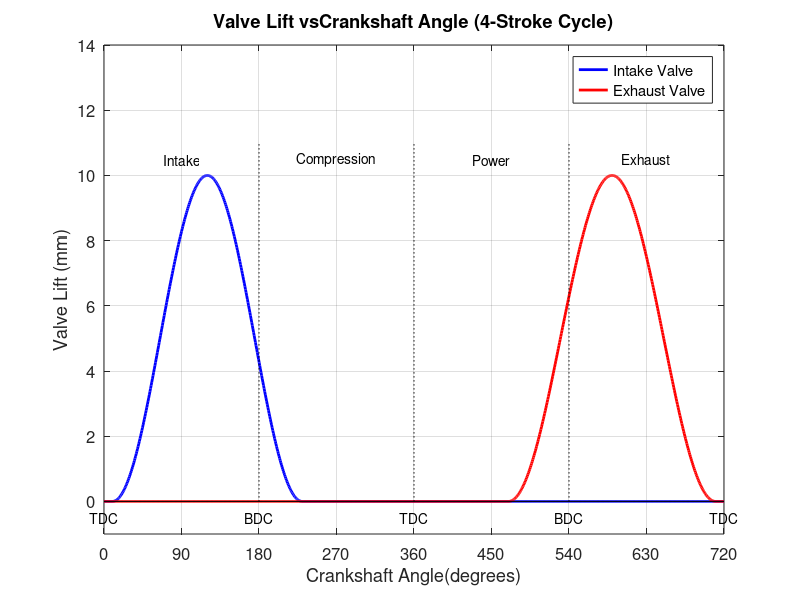

MATLAB code to generate this figure: (Note: this script raises an error after producing the figure.)
%% Valve Lift Profile Plotting (Compatible with older MATLAB versions)
clc; clear; close all;
% Valve timing parameters (in degrees)
% Intake valve
intake_open = 10;       % IVO (Intake Valve Open)
intake_close = 230;     % IVC (Intake Valve Close)
intake_duration = intake_close -intake_open;

 
% Exhaust valve
exhaust_open = 470;     % EVO (Exhaust Valve Open) 
exhaust_close = 710;    % EVC (Exhaust Valve Close)
exhaust_duration = exhaust_close -exhaust_open;
 
% Maximum valve lift (mm)
max_lift = 10;
 
% Crankshaft angle range (0-720° for 4-stroke cycle)
theta = linspace(0, 720, 1000);
 
% Initialize lift arrays
intake_lift = zeros(size(theta));
exhaust_lift = zeros(size(theta));
 
% Calculate valve lifts using sinusoidal profile
for i = 1:length(theta)
    % Wrap angle to 0-720 range
    current_angle = mod(theta(i), 720);
    
    % Intake valve profile
    if current_angle >=intake_open && current_angle <= intake_close
       intake_lift(i) = (max_lift/2)*(1 - cos(2*pi*(current_angle -intake_open)/intake_duration));
    end
    
    % Exhaust valve profile
    if current_angle >= (exhaust_open-720) && current_angle <= (exhaust_close-720)
       exhaust_lift(i) = (max_lift/2)*(1 - cos(2*pi*(current_angle - (exhaust_open-720))/exhaust_duration));
    elseif current_angle>= exhaust_open && current_angle <= exhaust_close
       exhaust_lift(i) = (max_lift/2)*(1 - cos(2*pi*(current_angle -exhaust_open)/exhaust_duration));
    end
end
 
%% Plotting
figure('Position', [100, 100, 900, 500]);
plot(theta, intake_lift, 'b-', 'LineWidth', 2);
hold on;
plot(theta, exhaust_lift, 'r-', 'LineWidth', 2);
 
% Add TDC and BDC markers
line([0 720], [0 0], 'Color', 'k', 'LineWidth', 0.5); % Baseline
line([360 360], [0 max_lift+1], 'Color', 'k', 'LineStyle', ':', 'LineWidth', 1);
line([180 180], [0 max_lift+1], 'Color', 'k', 'LineStyle', ':', 'LineWidth', 1);
line([540 540], [0 max_lift+1], 'Color', 'k', 'LineStyle', ':', 'LineWidth', 1);
 
% Label engine cycles
text(90, max_lift+0.5, 'Intake', 'HorizontalAlignment', 'center');
text(270, max_lift+0.5, 'Compression', 'HorizontalAlignment', 'center');
text(450, max_lift+0.5, 'Power', 'HorizontalAlignment', 'center');
text(630, max_lift+0.5, 'Exhaust', 'HorizontalAlignment', 'center');
 
% Label TDC/BDC
text(0, -0.5, 'TDC', 'HorizontalAlignment', 'center');
text(180, -0.5, 'BDC', 'HorizontalAlignment', 'center');
text(360, -0.5, 'TDC', 'HorizontalAlignment', 'center');
text(540, -0.5, 'BDC', 'HorizontalAlignment', 'center');
text(720, -0.5, 'TDC', 'HorizontalAlignment', 'center');
 
% Format plot
title('Valve Lift vsCrankshaft Angle (4-Stroke Cycle)', 'FontSize', 14);
xlabel('Crankshaft Angle(degrees)', 'FontSize', 12);
ylabel('Valve Lift (mm)', 'FontSize', 12);
legend('Intake Valve', 'Exhaust Valve', 'Location', 'northeast');
grid on;
xlim([0 720]);
ylim([-1 max_lift+4]);
set(gca, 'FontSize', 12, 'XTick', 0:90:720); % Replaced xticks with set(gca,'XTick')
 
% Highlight valve overlap period
overlap_start = intake_open;
overlap_end = exhaust_close-720;
patch([overlap_startoverlap_start overlap_end overlap_end],[0 max_lift+1 max_lift+1 0], 'y', 'FaceAlpha', 0.2, 'EdgeColor', 'none');
%text(mean([overlap_start, overlap_end]), max_lift+0.2,...
     %'Valve Overlap', 'HorizontalAlignment'